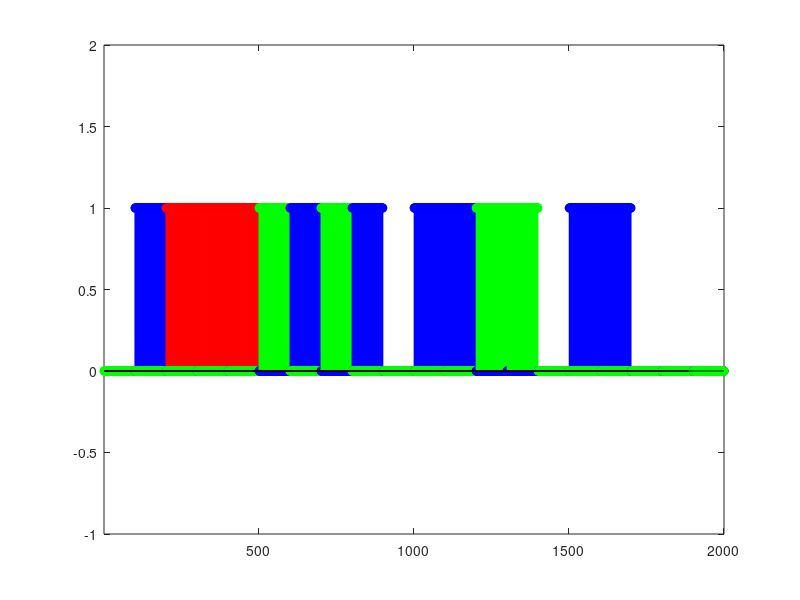

This chart was generated by the following MATLAB code:
a =dlmread('polar.dat')
s = a(:,1) + 1;
b = a(:,2);
c = a(:,3);
d=a(:,4)


for  i=1:20
  stem(s(i*100-99:i*100),b(i*100-99:i*100),'r');
  axis([1 2000 -1 2])
  stem(s(i*100-99:i*100),c(i*100-99:i*100),'b');
    stem(s(i*100-99:i*100),d(i*100-99:i*100),'g');
  hold on;
  pause(1);

end 




 
